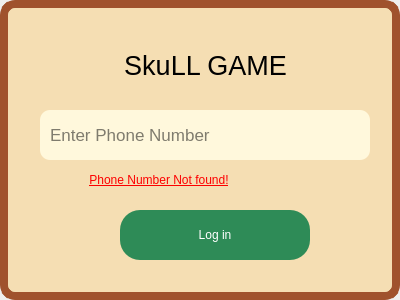
<?xml version="1.0" encoding="UTF-8"?>
<ui version="4.0">
 <class>ForgotPass</class>
 <widget class="QMainWindow" name="ForgotPass">
  <property name="geometry">
   <rect>
    <x>0</x>
    <y>0</y>
    <width>400</width>
    <height>300</height>
   </rect>
  </property>
  <property name="minimumSize">
   <size>
    <width>400</width>
    <height>300</height>
   </size>
  </property>
  <property name="maximumSize">
   <size>
    <width>400</width>
    <height>300</height>
   </size>
  </property>
  <property name="windowTitle">
   <string>MainWindow</string>
  </property>
  <widget class="QWidget" name="centralwidget">
   <widget class="QWidget" name="widget" native="true">
    <property name="geometry">
     <rect>
      <x>0</x>
      <y>0</y>
      <width>400</width>
      <height>300</height>
     </rect>
    </property>
    <property name="minimumSize">
     <size>
      <width>400</width>
      <height>300</height>
     </size>
    </property>
    <property name="maximumSize">
     <size>
      <width>400</width>
      <height>300</height>
     </size>
    </property>
    <property name="styleSheet">
     <string notr="true"/>
    </property>
    <widget class="QLineEdit" name="phone_edt">
     <property name="geometry">
      <rect>
       <x>40</x>
       <y>110</y>
       <width>330</width>
       <height>50</height>
      </rect>
     </property>
     <property name="styleSheet">
      <string notr="true">border-radius:5px;
padding-left:8px;
border-radius:10px;
color:#00000;
background-color:#FFF8DC;
font-size:17px;
</string>
     </property>
     <property name="placeholderText">
      <string>Enter Phone Number</string>
     </property>
    </widget>
    <widget class="QPushButton" name="login_btn">
     <property name="geometry">
      <rect>
       <x>120</x>
       <y>210</y>
       <width>190</width>
       <height>50</height>
      </rect>
     </property>
     <property name="cursor">
      <cursorShape>PointingHandCursor</cursorShape>
     </property>
     <property name="styleSheet">
      <string notr="true">QPushButton{
border-radius:20px;
color:#fff;
font: 12pt &quot;MS Reference Sans Serif&quot;;
background-color:#2E8B57;
}
QPushButton:hover{
background-color:#3CB371;
}

</string>
     </property>
     <property name="text">
      <string>Log in</string>
     </property>
    </widget>
    <widget class="QLabel" name="label">
     <property name="geometry">
      <rect>
       <x>40</x>
       <y>30</y>
       <width>331</width>
       <height>71</height>
      </rect>
     </property>
     <property name="styleSheet">
      <string notr="true">font: 9pt &quot;Stencil&quot;;
border-bottom:5px solid;
color:#fffff;

</string>
     </property>
     <property name="text">
      <string>&lt;html&gt;&lt;head/&gt;&lt;body&gt;&lt;p align=&quot;center&quot;&gt;&lt;span style=&quot; font-size:20pt;&quot;&gt;SkuLL GAME&lt;/span&gt;&lt;/p&gt;&lt;/body&gt;&lt;/html&gt;</string>
     </property>
    </widget>
    <widget class="QLabel" name="warning_lbl">
     <property name="geometry">
      <rect>
       <x>50</x>
       <y>170</y>
       <width>211</width>
       <height>20</height>
      </rect>
     </property>
     <property name="styleSheet">
      <string notr="true">padding-left:7px;
color: rgb(253, 0, 0);
font: 9pt &quot;Zar&quot;;
font: 9pt &quot;Segoe UI&quot;;
text-decoration: underline;</string>
     </property>
     <property name="text">
      <string>&lt;html&gt;&lt;head/&gt;&lt;body&gt;&lt;p&gt;Phone Number Not found!&lt;/p&gt;&lt;/body&gt;&lt;/html&gt;</string>
     </property>
     <property name="alignment">
      <set>Qt::AlignCenter</set>
     </property>
    </widget>
    <widget class="QLabel" name="label_2">
     <property name="geometry">
      <rect>
       <x>0</x>
       <y>0</y>
       <width>400</width>
       <height>300</height>
      </rect>
     </property>
     <property name="minimumSize">
      <size>
       <width>400</width>
       <height>300</height>
      </size>
     </property>
     <property name="maximumSize">
      <size>
       <width>400</width>
       <height>300</height>
      </size>
     </property>
     <property name="styleSheet">
      <string notr="true">background-color:#F5DEB3;
border:8px solid;
border-radius:15px;
border-color:#A0522D;</string>
     </property>
     <property name="text">
      <string/>
     </property>
    </widget>
    <zorder>label_2</zorder>
    <zorder>phone_edt</zorder>
    <zorder>login_btn</zorder>
    <zorder>label</zorder>
    <zorder>warning_lbl</zorder>
   </widget>
  </widget>
 </widget>
 <resources/>
 <connections/>
</ui>
